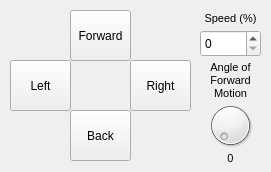
<?xml version="1.0" encoding="UTF-8"?>
<ui version="4.0">
 <class>RoverControls</class>
 <widget class="QWidget" name="RoverControls">
  <property name="geometry">
   <rect>
    <x>0</x>
    <y>0</y>
    <width>271</width>
    <height>172</height>
   </rect>
  </property>
  <property name="windowTitle">
   <string>Form</string>
  </property>
  <widget class="QLabel" name="label">
   <property name="geometry">
    <rect>
     <x>200</x>
     <y>10</y>
     <width>61</width>
     <height>17</height>
    </rect>
   </property>
   <property name="text">
    <string>&lt;!DOCTYPE HTML PUBLIC &quot;-//W3C//DTD HTML 4.0//EN&quot; &quot;http://www.w3.org/TR/REC-html40/strict.dtd&quot;&gt;
&lt;html&gt;&lt;head&gt;&lt;meta name=&quot;qrichtext&quot; content=&quot;1&quot; /&gt;&lt;style type=&quot;text/css&quot;&gt;
p, li { white-space: pre-wrap; }
&lt;/style&gt;&lt;/head&gt;&lt;body style=&quot; font-family:'Sans'; font-size:10pt; font-weight:400; font-style:normal;&quot;&gt;
&lt;p align=&quot;center&quot; style=&quot; margin-top:0px; margin-bottom:0px; margin-left:0px; margin-right:0px; -qt-block-indent:0; text-indent:0px;&quot;&gt;&lt;span style=&quot; font-size:8pt;&quot;&gt;Speed (%)&lt;/span&gt;&lt;/p&gt;&lt;/body&gt;&lt;/html&gt;</string>
   </property>
  </widget>
  <widget class="QPushButton" name="pushButton">
   <property name="geometry">
    <rect>
     <x>70</x>
     <y>10</y>
     <width>61</width>
     <height>51</height>
    </rect>
   </property>
   <property name="text">
    <string>Forward</string>
   </property>
  </widget>
  <widget class="QPushButton" name="pushButton_3">
   <property name="geometry">
    <rect>
     <x>10</x>
     <y>60</y>
     <width>61</width>
     <height>51</height>
    </rect>
   </property>
   <property name="text">
    <string>Left</string>
   </property>
  </widget>
  <widget class="QDial" name="dial">
   <property name="geometry">
    <rect>
     <x>200</x>
     <y>100</y>
     <width>61</width>
     <height>51</height>
    </rect>
   </property>
  </widget>
  <widget class="QLabel" name="label_3">
   <property name="geometry">
    <rect>
     <x>200</x>
     <y>60</y>
     <width>61</width>
     <height>41</height>
    </rect>
   </property>
   <property name="text">
    <string>&lt;!DOCTYPE HTML PUBLIC &quot;-//W3C//DTD HTML 4.0//EN&quot; &quot;http://www.w3.org/TR/REC-html40/strict.dtd&quot;&gt;
&lt;html&gt;&lt;head&gt;&lt;meta name=&quot;qrichtext&quot; content=&quot;1&quot; /&gt;&lt;style type=&quot;text/css&quot;&gt;
p, li { white-space: pre-wrap; }
&lt;/style&gt;&lt;/head&gt;&lt;body style=&quot; font-family:'Sans'; font-size:10pt; font-weight:400; font-style:normal;&quot;&gt;
&lt;p align=&quot;center&quot; style=&quot; margin-top:0px; margin-bottom:0px; margin-left:0px; margin-right:0px; -qt-block-indent:0; text-indent:0px;&quot;&gt;&lt;span style=&quot; font-size:8pt;&quot;&gt;Angle of&lt;/span&gt;&lt;/p&gt;
&lt;p align=&quot;center&quot; style=&quot; margin-top:0px; margin-bottom:0px; margin-left:0px; margin-right:0px; -qt-block-indent:0; text-indent:0px;&quot;&gt;&lt;span style=&quot; font-size:8pt;&quot;&gt;Forward&lt;/span&gt;&lt;/p&gt;
&lt;p align=&quot;center&quot; style=&quot; margin-top:0px; margin-bottom:0px; margin-left:0px; margin-right:0px; -qt-block-indent:0; text-indent:0px;&quot;&gt;&lt;span style=&quot; font-size:8pt;&quot;&gt;Motion&lt;/span&gt;&lt;/p&gt;&lt;/body&gt;&lt;/html&gt;</string>
   </property>
  </widget>
  <widget class="QSpinBox" name="spinBox">
   <property name="geometry">
    <rect>
     <x>200</x>
     <y>30</y>
     <width>61</width>
     <height>27</height>
    </rect>
   </property>
  </widget>
  <widget class="QPushButton" name="pushButton_4">
   <property name="geometry">
    <rect>
     <x>130</x>
     <y>60</y>
     <width>61</width>
     <height>51</height>
    </rect>
   </property>
   <property name="text">
    <string>Right</string>
   </property>
  </widget>
  <widget class="QLabel" name="label_4">
   <property name="geometry">
    <rect>
     <x>200</x>
     <y>150</y>
     <width>61</width>
     <height>17</height>
    </rect>
   </property>
   <property name="text">
    <string>&lt;!DOCTYPE HTML PUBLIC &quot;-//W3C//DTD HTML 4.0//EN&quot; &quot;http://www.w3.org/TR/REC-html40/strict.dtd&quot;&gt;
&lt;html&gt;&lt;head&gt;&lt;meta name=&quot;qrichtext&quot; content=&quot;1&quot; /&gt;&lt;style type=&quot;text/css&quot;&gt;
p, li { white-space: pre-wrap; }
&lt;/style&gt;&lt;/head&gt;&lt;body style=&quot; font-family:'Sans'; font-size:10pt; font-weight:400; font-style:normal;&quot;&gt;
&lt;p align=&quot;center&quot; style=&quot; margin-top:0px; margin-bottom:0px; margin-left:0px; margin-right:0px; -qt-block-indent:0; text-indent:0px;&quot;&gt;&lt;span style=&quot; font-size:8pt;&quot;&gt;0&lt;/span&gt;&lt;/p&gt;&lt;/body&gt;&lt;/html&gt;</string>
   </property>
  </widget>
  <widget class="QPushButton" name="pushButton_2">
   <property name="geometry">
    <rect>
     <x>70</x>
     <y>110</y>
     <width>61</width>
     <height>51</height>
    </rect>
   </property>
   <property name="text">
    <string>Back</string>
   </property>
  </widget>
 </widget>
 <resources/>
 <connections/>
</ui>
